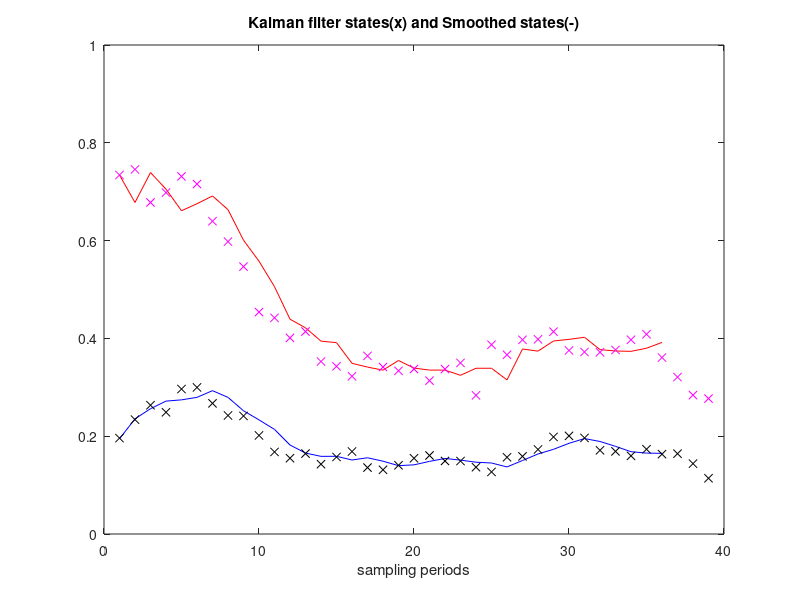

Source code (MATLAB):
%Fixed-lag smoothing example
L=5; %lag
%state space system model (2 tank system):
A1=1; A2=1; R1=0.5; R2=0.4;
cA=[-1/(R1*A1) 1/(R1*A1); 1/(R1*A2) -(1/A2)*((1/R1)+(1/R2))];
cB=[1/A1; 0]; cC=[1 0; 0 1]; cD=0;
Ts=0.1; %sampling period
csys=ss(cA,cB,cC,cD); dsys=c2d(csys,Ts,'zoh'); %discrete-time model
[A,B,C,D]=ssdata(dsys); %retrieves discrete-time model matrices

%simulation horizon
Nf=40;

%process noise
Sw=[12e-4 0; 0 6e-4]; %cov
sn=zeros(2,Nf); 
sn(1,:)=sqrt(Sw(1,1))*randn(1,Nf); sn(2,:)=sqrt(Sw(2,2))*randn(1,Nf);
%observation noise
Sv=[6e-4 0; 0 15e-4]; %cov.
on=zeros(2,Nf);
on(1,:)=sqrt(Sv(1,1))*randn(1,Nf); on(2,:)=sqrt(Sv(2,2))*randn(1,Nf); 

% system simulation preparation 
x=[1;0]; % state vector with initial tank levels
u=0.4; %constant input

% Kalman filter simulation preparation
%space for matrices
K=zeros(2,2); M=zeros(2,2); P=zeros(2,2);
xe=[0.5; 0.2]; % filter state vector with initial values
%space for recording xe(n),ym(n)
rxe=zeros(2,Nf-1);
rym=zeros(2,Nf);
rym(:,1)=C*x; %initial value

%behaviour of the system and the Kalman filter after initial state
% with constant input u
for nn=1:Nf-1,
  %system simulation
  xn=(A*x)+(B*u)+sn(nn); %next system state
  x=xn; %system state actualization
  ym=(C*x)+on(:,nn); %output measurement
    
   %Prediction
    xa=(A*xe)+(B*u); %a priori state
    M=(A*P*A')+ Sw;    
   %Update 
    K=(M*C')*inv((C*M*C')+Sv);
    P=M-(K*C*M);
    xe=xa+(K*(ym-(C*xa))); %estimated (a posteriori) state   
    
   %recording xe(n),ym(n)
    rxe(:,nn)=xe;
    rym(:,nn+1)=ym;
 end;  

%Smoothing-----------------------------
% Smoothing preparation
N=zeros(2,2); P=zeros(2,2);
% augmented state vectors
axa=zeros(2*(L+1),1);
axp=zeros(2*(L+1),1);
% augmented input
bu=zeros(2*(L+1),1); bu(1:2,1)=B*u;
% augmented A matrix
aA=diag(ones(2*L,1),-2); aA(1:2,1:2)=A; 
% augmented K
aK=zeros(2*(L+1),2);
% set of covariances
Pj=zeros(2,2,L);
%space for recording xs(n)
rxs=zeros(2,Nf-1);
jed=(2*L)+1; %pointer for last entries
%jed=1;

%action:
axa(1:2,1)=rxe(:,1); %initial values
for nn=1:Nf,
   M=(A*P*A')+Sw;
   N=(C*P*C')+Sv;
   ivN=inv(N);
   
   K=(A*P*C')*ivN;  
      
   aK(1:2,:)=K;   
   aK(3:4,:)=(P*C')*ivN;
   for jj=1:L,
      bg=1+(jj*2); ed=bg+1;      
      aK(bg:ed,:)=(Pj(:,:,jj)*C')*ivN;
   end;
   aux=[A-K*C]';
   Pj(:,:,1)=P*aux; 
   for jj=1:L-1,
      Pj(:,:,jj+1)=Pj(:,:,jj)*aux;
   end;
      
   axp=(aA*axa)+bu+aK*(rym(:,nn)-C*axa(1:2,1));
   P=M-(K*N*K');
   rxs(:,nn)=axp(jed:jed+1);
   axa=axp; %actualization (implies shifting)
end;   

%----------------------------------------------------------------

% display of state evolution

figure(3)
plot(rxs(1,L:end),'r'); %plots xs1
hold on;
plot(rxs(2,L:end),'b'); %plots xs2
plot(rxe(1,:),'mx'); %plots xe1
plot(rxe(2,:),'kx'); %plots xe2
axis([0 Nf 0 1]);
xlabel('sampling periods');
title('Kalman filter states(x) and Smoothed states(-)');
